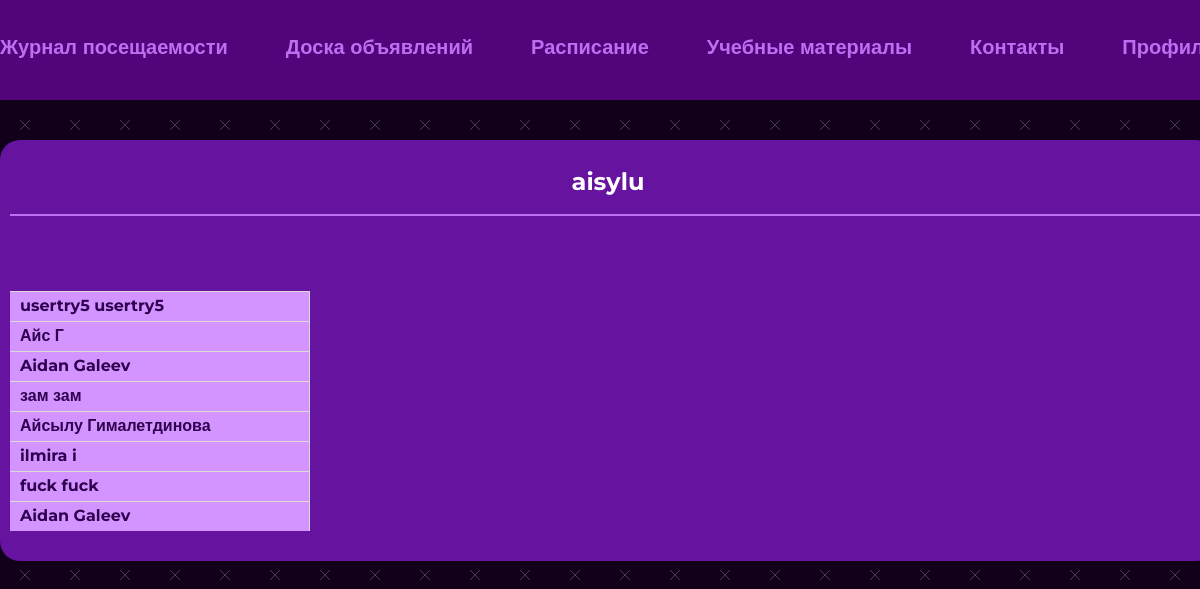
/lesson (signed in), run on an earlier commit of the app's database.
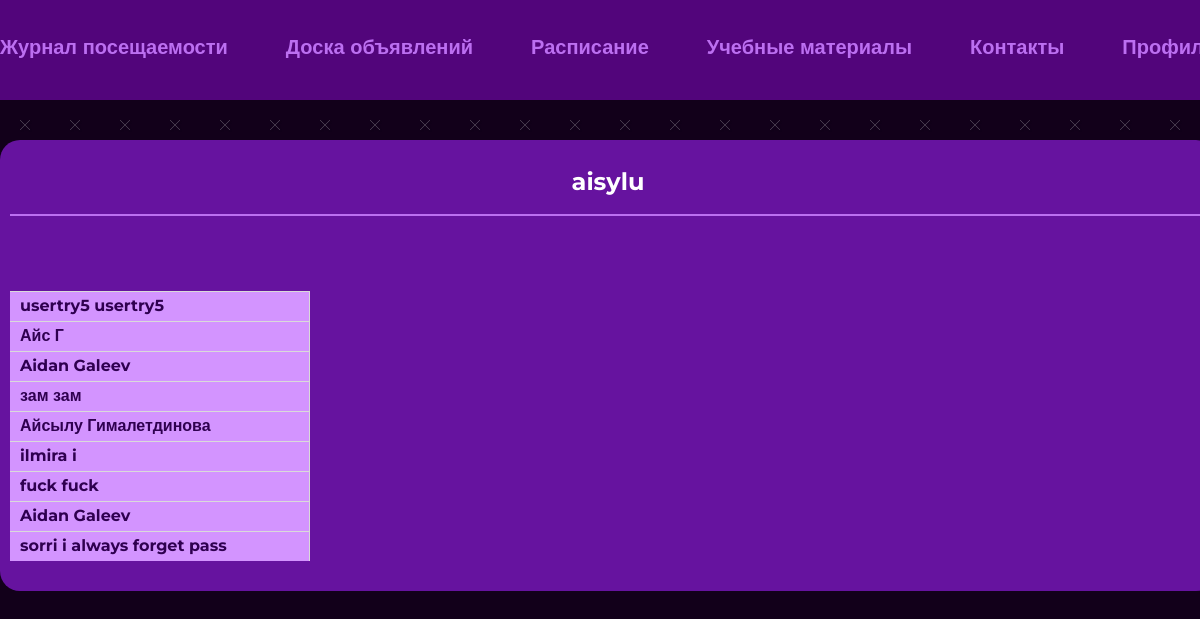
And on a later commit of the database.
### main/models.py (models this page shows, shortened)
class Student(models.Model):
    SIMPLE_STUDENT = 0
    STUDENT_WITH_CAPABILITIES = 1
    HEADMAN = 2
    PERMISSION = [
        (SIMPLE_STUDENT, 'Обычный студент'),
        (STUDENT_WITH_CAPABILITIES, 'Студент с дополнительными возможностями'),
        (HEADMAN, 'Староста')
    ]
    IS_APPPROVED = 2
    WAITING = 1
    NOT_APPPROVED = 0
    STATE =[
        (IS_APPPROVED, 'Одобрено'),
        (WAITING, "Ожидание"),
        (NOT_APPPROVED, "Не одобрено")
    ]
    permission = models.SmallIntegerField(choices=PERMISSION, default=SIMPLE_STUDENT)
    room = models.ForeignKey(Room, on_delete=models.CASCADE)
    user = models.OneToOneField(User, on_delete=models.CASCADE)
    state = models.SmallIntegerField(choices=STATE, default=WAITING)

### main/views.py (the view)
# urls.py: path('lesson', views.lesson, name='lesson'),
@login_required()
def lesson(request):
    cur_student = get_student(request)
    cur_lesson = request.session.get('lesson_name')
    group = Student.objects.filter(room=cur_student.room)
    data = AttendanceLog.objects.filter(room=cur_student.room, lesson=cur_lesson)
    dates_iterator = data.values_list('date').iterator()
    dates = set(i for i in dates_iterator)
    list_of_students_by_date = {}
    for i in dates:
        temp = data.filter(date=i[0])
        list_by_status = {}
        for j in temp:
            list_by_status[j.status] = j.students.all()
        list_of_students_by_date[i] = list_by_status
    contex = {
        'perm': get_perm(cur_student.permission),
        'group': group,
        'lesson_name': cur_lesson,
        'data_by_date': list_of_students_by_date
    }
    return render(request, "main/lesson.html", context=contex)

### main/views.py (called while the page is built)
def get_student(request):
    return Student.objects.get(user=request.user)

def get_perm(permission):
    if permission == 0:
        return False
    return True

### main/templates/main/lesson.html (shortened to what this page needs)
{% extends 'main/base.html' %}
{% block content %}
        <div class="container">
          <div class="lesson__container">
            <div class="lesson__box">
              <div class="lesson__title">
                {{ lesson_name }}
              </div>
              <div class="lesson__package">
                <div class="lesson__names">
                  {% for student in group %}
                  <div class="lesson__name">{{ student.user.first_name }} {{ student.user.last_name }}</div>
                  {% endfor %}
                </div>
                <div class="lesson__table">
                </div>
              </div>
            </div>
          </div>
        </div>
{% endblock content%}

### main/templates/main/base.html (shortened to what this page needs)
<!DOCTYPE html>
{% load static %}
<html lang="en">
  <head>
    <link rel="stylesheet" href="https://unicons.iconscout.com/release/v4.0.8/css/line.css">
    <link rel="stylesheet" href="{% static 'main/css/main.css' %}">
    <link
          rel="stylesheet"
          href="https://cdnjs.cloudflare.com/ajax/libs/animate.css/4.1.1/animate.min.css"
    />
  </head>
  <body>
    <div class="wrapper">
      <header class="header">
        <div class="container">
          <div class="header__container">
          <a href="{% url 'log' %}" class="header__link {% if navbar == 'log' %} header__selected {% endif %}">Журнал посещаемости</a>
          <a href="{% url 'index' %}" class="header__link {% if navbar == 'index' %} header__selected {% endif %}">Доска объявлений</a>
          <a href="{% url 'timetable' %}" class="header__link {% if navbar == 'timetable' %} header__selected {% endif %}">Расписание</a>
          <a href="{% url 'materials' %}" class="header__link {% if navbar == 'materials' %} header__selected {% endif %}">Учебные материалы</a>
          <a href="{% url 'contacts' %}" class="header__link {% if navbar == 'contacts' %} header__selected {% endif %}">Контакты</a>
          <a href="{% url 'profile' %}" class="header__link {% if navbar == 'profile' %} header__selected {% endif %}">Профиль</a>
          </div>
        </div>
      </header>
      <main class="main">
        {% block content %}{% endblock content%}
      </main>
    </div>
  </body>
</html>

### main/static/main/css/main.css (style rules this page uses)
* { padding: 0; margin: 0; border: 0; }
*, *:before, *:after { -webkit-box-sizing: border-box; box-sizing: border-box; }
nav, footer, header, aside { display: block; }
html, body { width: 100%; line-height: 1; font-size: 16px; -ms-text-size-adjust: 100%; -moz-text-size-adjust: 100%; -webkit-text-size-adjust: 100%; }
a, a:visited { text-decoration: none; }
h1, h2, h3, h4, h5, h6, a { font-size: inherit; }
body { font-family: "Montserrat", sans-serif; background: url("./img/bg.jpg"); background-size: 50px; }
.container { width: 1216px; margin: 0 auto; }
.header { background: #52057B; padding: 35px 0; height: 100px; }
.header__container { display: -webkit-box; display: -ms-flexbox; display: flex; -webkit-box-pack: justify; -ms-flex-pack: justify; justify-content: space-between; -webkit-box-align: center; -ms-flex-align: center; align-items: center; height: 24px; }
.header__link { font-weight: 700; font-size: 20px; color: #BC6FF1; -webkit-transition: all 0.2s ease-in-out; transition: all 0.2s ease-in-out; }
.main { margin: 40px 0; }
.lesson__container { display: -webkit-box; display: -ms-flexbox; display: flex; -webkit-box-orient: vertical; -webkit-box-direction: normal; -ms-flex-direction: column; flex-direction: column; -webkit-box-align: center; -ms-flex-align: center; align-items: center; gap: 40px; }
.lesson__box { padding: 30px 10px; background: #66139F; border-radius: 20px; width: 1216px; display: -webkit-box; display: -ms-flexbox; display: flex; -webkit-box-orient: vertical; -webkit-box-direction: normal; -ms-flex-direction: column; flex-direction: column; gap: 25px; }
.lesson__title { font-weight: 700; font-size: 24px; color: #FFFFFF; text-align: center; padding-bottom: 20px; border-bottom: 2px solid #BC6FF1; }
.lesson__package { display: -webkit-box; display: -ms-flexbox; display: flex; }
.lesson__names { margin-top: 50px; display: -webkit-box; display: -ms-flexbox; display: flex; -webkit-box-orient: vertical; -webkit-box-direction: normal; -ms-flex-direction: column; flex-direction: column; }
.lesson__name { border-top: 1px solid #dadada; border-right: 1px solid #dadada; background: #D394FF; width: 300px; overflow: hidden; height: 30px; white-space: nowrap; padding: 6px 0 4px 10px; font-weight: 700; font-size: 16px; color: #2F0050; }
.lesson__table { display: -webkit-box; display: -ms-flexbox; display: flex; width: 876px; overflow-x: auto; }

What changed in the data, as far as the page shows it:
added Student: user.first_name "sorri", user.last_name "i always forget pass"
